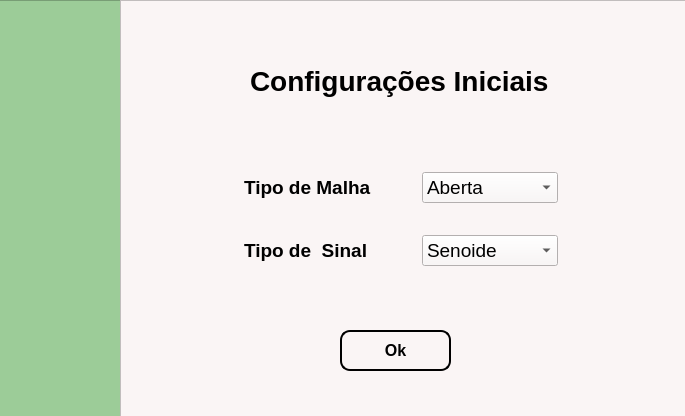
<?xml version="1.0" encoding="UTF-8"?>
<ui version="4.0">
 <class>PrimaryWindow</class>
 <widget class="QMainWindow" name="PrimaryWindow">
  <property name="geometry">
   <rect>
    <x>0</x>
    <y>0</y>
    <width>685</width>
    <height>416</height>
   </rect>
  </property>
  <property name="minimumSize">
   <size>
    <width>685</width>
    <height>416</height>
   </size>
  </property>
  <property name="maximumSize">
   <size>
    <width>685</width>
    <height>416</height>
   </size>
  </property>
  <property name="windowTitle">
   <string>MainWindow</string>
  </property>
  <widget class="QWidget" name="centralwidget">
   <widget class="QFrame" name="frame">
    <property name="geometry">
     <rect>
      <x>-10</x>
      <y>0</y>
      <width>131</width>
      <height>421</height>
     </rect>
    </property>
    <property name="minimumSize">
     <size>
      <width>0</width>
      <height>0</height>
     </size>
    </property>
    <property name="maximumSize">
     <size>
      <width>131</width>
      <height>601</height>
     </size>
    </property>
    <property name="styleSheet">
     <string notr="true">background-color: rgb(156, 204, 152);</string>
    </property>
    <property name="frameShape">
     <enum>QFrame::StyledPanel</enum>
    </property>
    <property name="frameShadow">
     <enum>QFrame::Raised</enum>
    </property>
   </widget>
   <widget class="QFrame" name="frame_white">
    <property name="geometry">
     <rect>
      <x>120</x>
      <y>0</y>
      <width>571</width>
      <height>421</height>
     </rect>
    </property>
    <property name="minimumSize">
     <size>
      <width>0</width>
      <height>0</height>
     </size>
    </property>
    <property name="maximumSize">
     <size>
      <width>571</width>
      <height>421</height>
     </size>
    </property>
    <property name="styleSheet">
     <string notr="true">background-color: rgb(250, 245, 245);</string>
    </property>
    <property name="frameShape">
     <enum>QFrame::StyledPanel</enum>
    </property>
    <property name="frameShadow">
     <enum>QFrame::Raised</enum>
    </property>
    <widget class="QLabel" name="label">
     <property name="geometry">
      <rect>
       <x>130</x>
       <y>50</y>
       <width>311</width>
       <height>61</height>
      </rect>
     </property>
     <property name="font">
      <font>
       <pointsize>21</pointsize>
       <weight>75</weight>
       <bold>true</bold>
      </font>
     </property>
     <property name="text">
      <string>Configurações Iniciais</string>
     </property>
    </widget>
    <widget class="QWidget" name="formLayoutWidget">
     <property name="geometry">
      <rect>
       <x>100</x>
       <y>150</y>
       <width>404</width>
       <height>135</height>
      </rect>
     </property>
     <layout class="QFormLayout" name="formLayout">
      <property name="horizontalSpacing">
       <number>51</number>
      </property>
      <property name="verticalSpacing">
       <number>32</number>
      </property>
      <property name="leftMargin">
       <number>24</number>
      </property>
      <property name="topMargin">
       <number>22</number>
      </property>
      <property name="rightMargin">
       <number>66</number>
      </property>
      <property name="bottomMargin">
       <number>19</number>
      </property>
      <item row="0" column="0">
       <widget class="QLabel" name="label_2">
        <property name="font">
         <font>
          <pointsize>14</pointsize>
          <weight>75</weight>
          <bold>true</bold>
         </font>
        </property>
        <property name="text">
         <string>Tipo de Malha</string>
        </property>
       </widget>
      </item>
      <item row="1" column="0">
       <widget class="QLabel" name="label_3">
        <property name="font">
         <font>
          <pointsize>14</pointsize>
          <weight>75</weight>
          <bold>true</bold>
         </font>
        </property>
        <property name="text">
         <string>Tipo de  Sinal</string>
        </property>
       </widget>
      </item>
      <item row="0" column="1">
       <widget class="QComboBox" name="comboBox">
        <property name="font">
         <font>
          <pointsize>14</pointsize>
         </font>
        </property>
        <property name="styleSheet">
         <string notr="true">QComboBox
{
background-color: rgb(255, 255, 255);
selection-background-color: gray;
border: 2px solid gray;
border-radius: 20px;
color: rgb(0, 0, 0);
};</string>
        </property>
        <item>
         <property name="text">
          <string>Aberta</string>
         </property>
        </item>
        <item>
         <property name="text">
          <string>Fechada</string>
         </property>
        </item>
       </widget>
      </item>
      <item row="1" column="1">
       <widget class="QComboBox" name="comboBox_2">
        <property name="font">
         <font>
          <pointsize>14</pointsize>
         </font>
        </property>
        <property name="styleSheet">
         <string notr="true">QComboBox
{
background-color: rgb(255, 255, 255);
selection-background-color: gray;
border: 2px solid gray;
border-radius: 20px;
color: rgb(0, 0, 0);
};</string>
        </property>
        <item>
         <property name="text">
          <string>Senoide</string>
         </property>
        </item>
        <item>
         <property name="text">
          <string>Random</string>
         </property>
        </item>
        <item>
         <property name="text">
          <string>Quadrada</string>
         </property>
        </item>
        <item>
         <property name="text">
          <string>Serra</string>
         </property>
        </item>
        <item>
         <property name="text">
          <string>Degrau</string>
         </property>
        </item>
       </widget>
      </item>
     </layout>
    </widget>
    <widget class="QPushButton" name="pushButton">
     <property name="geometry">
      <rect>
       <x>220</x>
       <y>330</y>
       <width>111</width>
       <height>41</height>
      </rect>
     </property>
     <property name="font">
      <font>
       <pointsize>12</pointsize>
       <weight>75</weight>
       <bold>true</bold>
      </font>
     </property>
     <property name="styleSheet">
      <string notr="true">QPushButton{
border: 2px solid black;
border-radius:10px;
}
QPushButton#pushButton:pressed {
    background-color: gray;
	color:white;
}</string>
     </property>
     <property name="text">
      <string>Ok</string>
     </property>
    </widget>
   </widget>
  </widget>
 </widget>
 <resources/>
 <connections/>
</ui>
